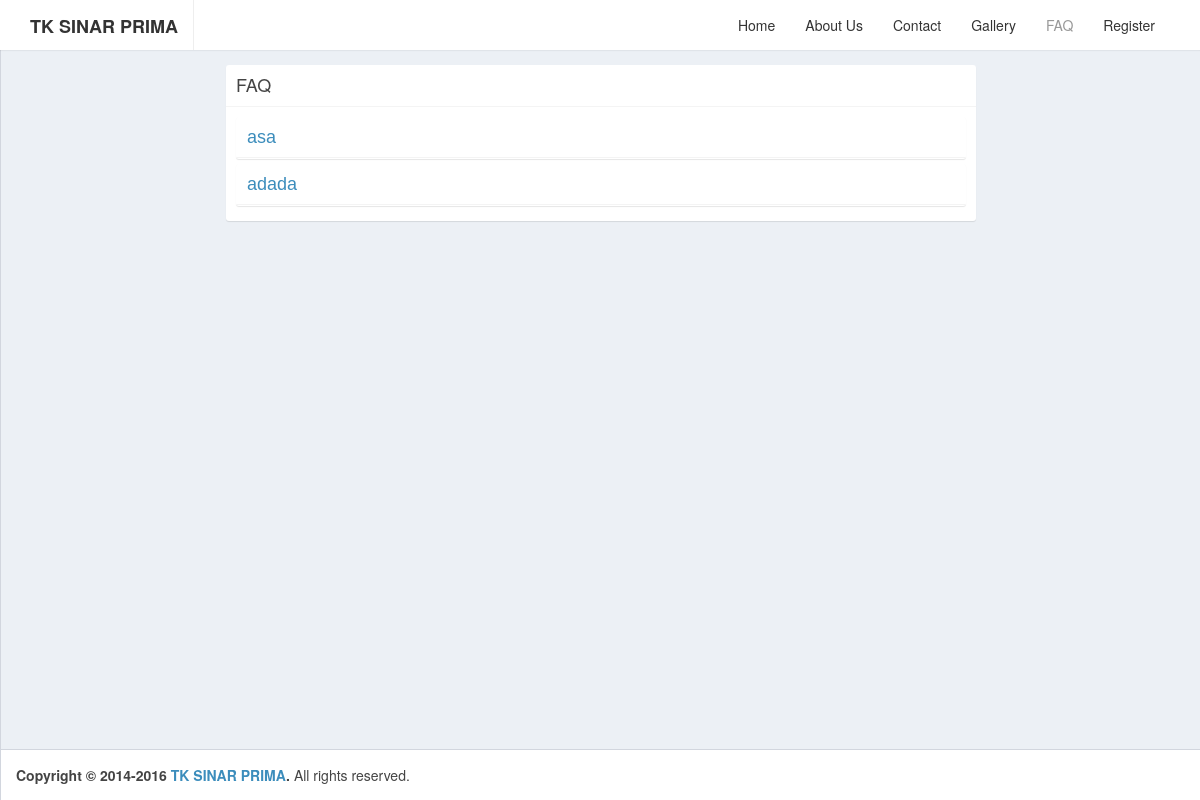
Before: /faq.php with the older database file.
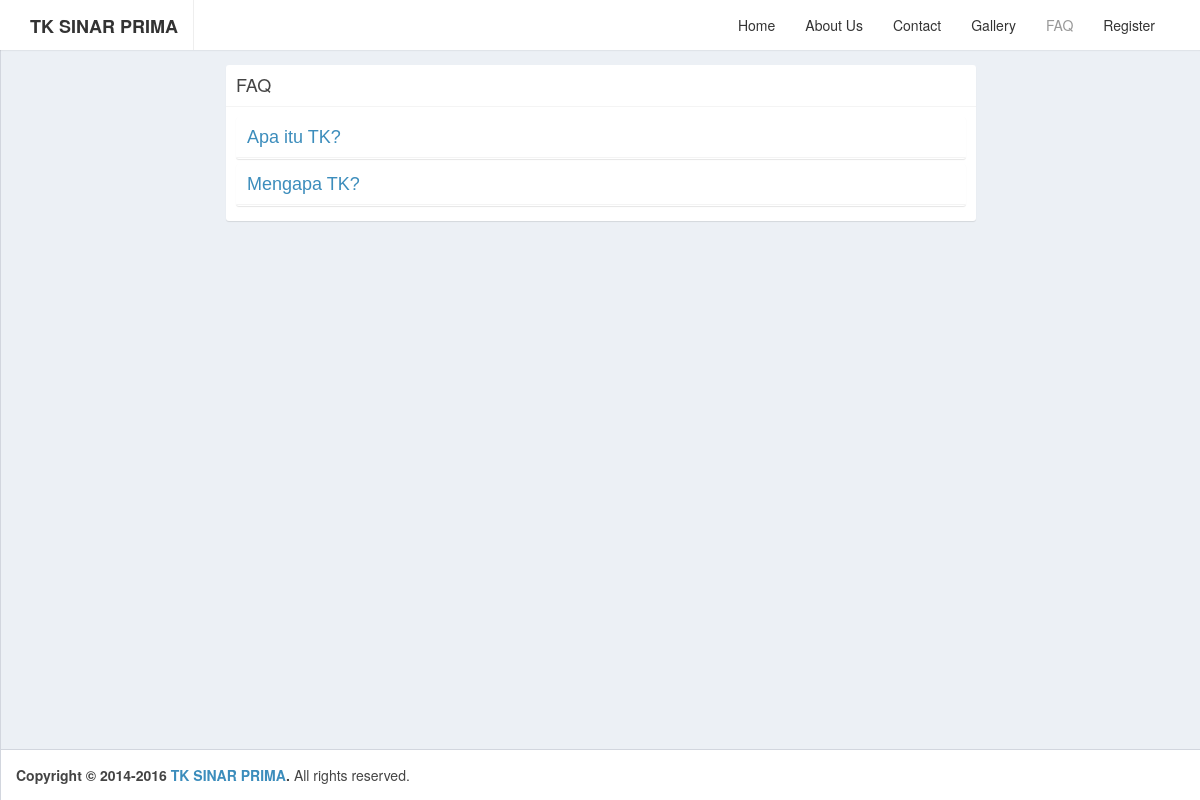
After: the same page with the newer database file.
### tables this page shows
CREATE TABLE `tb_faq` (
  `id` int(10) NOT NULL,
  `kontent` text,
  `judul` varchar(250) DEFAULT NULL,
  `status` varchar(50) DEFAULT 'active'
);

### faq.php (the view, shortened to what this page needs)
<?php require 'partials/head.php'; ?>
<div class="container">
<?php
  $query = "SELECT * FROM tb_faq WHERE status = 'active' ";
  $statement = $connect->prepare($query);
  $statement->execute();
  $result = $statement->fetchAll();
  $idx = 1;
?>
<div class="row">
    <div class="col-md-8 col-md-offset-2 col-xs-12">
      <div class="box box-solid">
        <div class="box-header with-border">
          <p class="box-title">FAQ</p>
        </div>
        <div class="box-body">
          <div class="box-group" id="accordion">
            <?php foreach ($result as $row): ?>
              <div class="panel box box-solid">
                <div class="box-header with-border">
                  <h4 class="box-title">
                    <a data-toggle="collapse" data-parent="#accordion" href="#collapse<?php echo $idx ?>">
                      <?php echo $row['judul'] ?>
                    </a>
                  </h4>
                </div>
              </div>
            <?php
              $idx++;
              endforeach
            ?>
          </div>
        </div>
      </div>
    </div>
  </div>
</div>
<?php require 'partials/footer.php'; ?>

Changed rows visible on the page:
changed tb_faq: judul "asa" → "Apa itu TK?"
changed tb_faq: judul "adada" → "Mengapa TK?"
